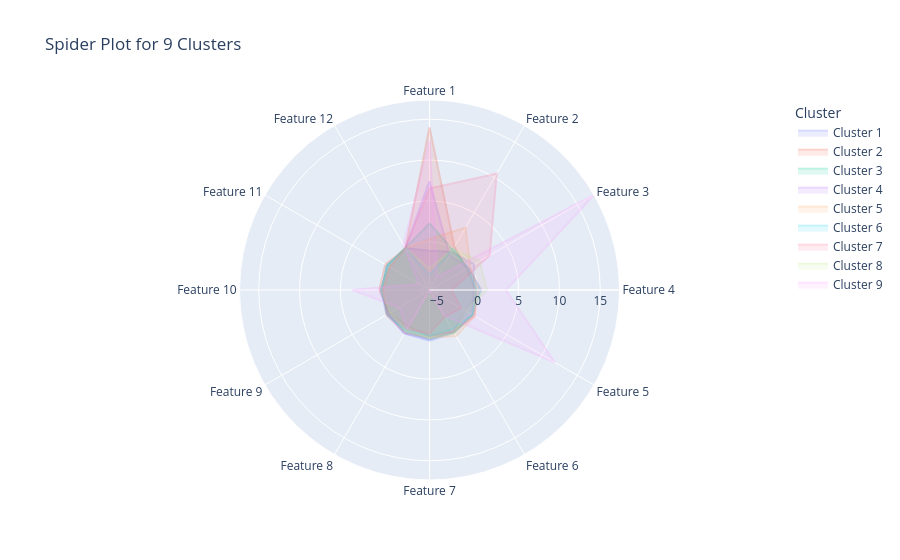

The code cell stored with this chart in its notebook:
### Code cell
def plot_centroid_spider_plotly(centroids, k):
    # Crear un DataFrame con los centroides
    num_features = centroids.shape[1]
    feature_labels = [f'Feature {i + 1}' for i in range(num_features)]
    
    # Preparar los datos para Plotly
    data = []
    for i in range(k):
        values = centroids[i].tolist() + [centroids[i][0]]  # Cerrar el círculo
        data.append(values)
    
    # Crear un DataFrame
    df = pd.DataFrame(data, columns=feature_labels + ['Feature 1'])
    df['Cluster'] = [f'Cluster {i + 1}' for i in range(k)]
    df = pd.melt(df, id_vars='Cluster', value_vars=feature_labels, var_name='Feature', value_name='Value')

    # Gráfico de araña (radar)
    fig = px.line_polar(df, r='Value', theta='Feature', color='Cluster', line_close=True,
                         title=f'Spider Plot for {k} Clusters')
    
    fig.update_traces(fill='toself', opacity=0.25)  # Rellenar el área
    fig.show()

kmeans = KMeans(n_clusters=9, random_state=42, max_iter=10000)
labels = kmeans.fit_predict(df_clustering_pca)

# Obtener los centroides
centroids = kmeans.cluster_centers_

# Graficar los centroides en un gráfico radial
plot_centroid_spider_plotly(centroids, 9)

### Figure 1 — Plotly figure (JSON) as saved in the notebook; plotly's stock layout.template omitted (floating-point values rounded to 4 significant figures)
{"data": [{"fill": "toself", "hovertemplate": "Cluster=Cluster 1<br>Value=%{r}<br>Feature=%{theta}<extra></extra>", "legendgroup": "Cluster 1", "line": {"color": "#636efa", "dash": "solid"}, "marker": {"symbol": "circle"}, "mode": "lines", "name": "Cluster 1", "opacity": 0.25, "r": [-1.1, -1.1, -0.5507, 0.3754, -0.5269, 0.144, 0.1262, 0.299, 0.2075, -0.005981, -0.01844, 0.08064, 0.002115, -1.1], "showlegend": true, "subplot": "polar", "theta": ["Feature 1", "Feature 1", "Feature 2", "Feature 3", "Feature 4", "Feature 5", "Feature 6", "Feature 7", "Feature 8", "Feature 9", "Feature 10", "Feature 11", "Feature 12", "Feature 1"], "type": "scatterpolar"}, {"fill": "toself", "hovertemplate": "Cluster=Cluster 2<br>Value=%{r}<br>Feature=%{theta}<extra></extra>", "legendgroup": "Cluster 2", "line": {"color": "#EF553B", "dash": "solid"}, "marker": {"symbol": "circle"}, "mode": "lines", "name": "Cluster 2", "opacity": 0.25, "r": [13.98, 13.98, 0.1864, -0.6365, -0.2678, 0.4478, -0.03364, -0.2686, -0.7259, -0.2304, 0.2278, 0.325, -0.02947, 13.98], "showlegend": true, "subplot": "polar", "theta": ["Feature 1", "Feature 1", "Feature 2", "Feature 3", "Feature 4", "Feature 5", "Feature 6", "Feature 7", "Feature 8", "Feature 9", "Feature 10", "Feature 11", "Feature 12", "Feature 1"], "type": "scatterpolar"}, {"fill": "toself", "hovertemplate": "Cluster=Cluster 3<br>Value=%{r}<br>Feature=%{theta}<extra></extra>", "legendgroup": "Cluster 3", "line": {"color": "#00cc96", "dash": "solid"}, "marker": {"symbol": "circle"}, "mode": "lines", "name": "Cluster 3", "opacity": 0.25, "r": [2.229, 2.229, -0.2491, -0.4844, 0.3803, 0.1449, 0.09322, 0.07366, 0.04768, -0.02813, -0.04569, 0.1002, 0.004597, 2.229], "showlegend": true, "subplot": "polar", "theta": ["Feature 1", "Feature 1", "Feature 2", "Feature 3", "Feature 4", "Feature 5", "Feature 6", "Feature 7", "Feature 8", "Feature 9", "Feature 10", "Feature 11", "Feature 12", "Feature 1"], "type": "scatterpolar"}, {"fill": "toself", "hovertemplate": "Cluster=Cluster 4<br>Value=%{r}<br>Feature=%{theta}<extra></extra>", "legendgroup": "Cluster 4", "line": {"color": "#ab63fa", "dash": "solid"}, "marker": {"symbol": "circle"}, "mode": "lines", "name": "Cluster 4", "opacity": 0.25, "r": [7.414, 7.414, -1.013, -0.429, 0.4151, -0.8475, -0.03642, 0.07251, 0.2063, 0.1313, 0.06836, -0.1111, -0.003271, 7.414], "showlegend": true, "subplot": "polar", "theta": ["Feature 1", "Feature 1", "Feature 2", "Feature 3", "Feature 4", "Feature 5", "Feature 6", "Feature 7", "Feature 8", "Feature 9", "Feature 10", "Feature 11", "Feature 12", "Feature 1"], "type": "scatterpolar"}, {"fill": "toself", "hovertemplate": "Cluster=Cluster 5<br>Value=%{r}<br>Feature=%{theta}<extra></extra>", "legendgroup": "Cluster 5", "line": {"color": "#FFA15A", "dash": "solid"}, "marker": {"symbol": "circle"}, "mode": "lines", "name": "Cluster 5", "opacity": 0.25, "r": [0.3219, 0.3219, 2.9, -0.1558, 0.01162, 0.4528, 0.609, -0.09288, 0.08126, 0.1917, -0.231, -0.2727, 0.002838, 0.3219], "showlegend": true, "subplot": "polar", "theta": ["Feature 1", "Feature 1", "Feature 2", "Feature 3", "Feature 4", "Feature 5", "Feature 6", "Feature 7", "Feature 8", "Feature 9", "Feature 10", "Feature 11", "Feature 12", "Feature 1"], "type": "scatterpolar"}, {"fill": "toself", "hovertemplate": "Cluster=Cluster 6<br>Value=%{r}<br>Feature=%{theta}<extra></extra>", "legendgroup": "Cluster 6", "line": {"color": "#19d3f3", "dash": "solid"}, "marker": {"symbol": "circle"}, "mode": "lines", "name": "Cluster 6", "opacity": 0.25, "r": [-4.099, -4.099, 0.004036, -0.6056, -0.1143, 0.1819, -0.3558, -0.2818, -0.1708, 0.131, 0.02774, -0.001198, -0.01333, -4.099], "showlegend": true, "subplot": "polar", "theta": ["Feature 1", "Feature 1", "Feature 2", "Feature 3", "Feature 4", "Feature 5", "Feature 6", "Feature 7", "Feature 8", "Feature 9", "Feature 10", "Feature 11", "Feature 12", "Feature 1"], "type": "scatterpolar"}, {"fill": "toself", "hovertemplate": "Cluster=Cluster 7<br>Value=%{r}<br>Feature=%{theta}<extra></extra>", "legendgroup": "Cluster 7", "line": {"color": "#FF6692", "dash": "solid"}, "marker": {"symbol": "circle"}, "mode": "lines", "name": "Cluster 7", "opacity": 0.25, "r": [6.512, 6.512, 10.53, 2.586, -3.217, -1.476, -2.139, -0.6141, -0.3962, 0.08404, -0.1973, -0.319, -0.009645, 6.512], "showlegend": true, "subplot": "polar", "theta": ["Feature 1", "Feature 1", "Feature 2", "Feature 3", "Feature 4", "Feature 5", "Feature 6", "Feature 7", "Feature 8", "Feature 9", "Feature 10", "Feature 11", "Feature 12", "Feature 1"], "type": "scatterpolar"}, {"fill": "toself", "hovertemplate": "Cluster=Cluster 8<br>Value=%{r}<br>Feature=%{theta}<extra></extra>", "legendgroup": "Cluster 8", "line": {"color": "#B6E880", "dash": "solid"}, "marker": {"symbol": "circle"}, "mode": "lines", "name": "Cluster 8", "opacity": 0.25, "r": [-3.269, -3.269, -0.1848, 1.173, 1.131, -0.8387, 0.1922, -0.07333, -0.2014, -0.3616, 0.03908, -0.1185, 0.0202, -3.269], "showlegend": true, "subplot": "polar", "theta": ["Feature 1", "Feature 1", "Feature 2", "Feature 3", "Feature 4", "Feature 5", "Feature 6", "Feature 7", "Feature 8", "Feature 9", "Feature 10", "Feature 11", "Feature 12", "Feature 1"], "type": "scatterpolar"}, {"fill": "toself", "hovertemplate": "Cluster=Cluster 9<br>Value=%{r}<br>Feature=%{theta}<extra></extra>", "legendgroup": "Cluster 9", "line": {"color": "#FF97FF", "dash": "solid"}, "marker": {"symbol": "circle"}, "mode": "lines", "name": "Cluster 9", "opacity": 0.25, "r": [12.31, 12.31, -4.085, 17.35, 3.439, 11.8, -2.321, -5.911, -0.5336, -1.622, 3.529, -4.427, 0.4648, 12.31], "showlegend": true, "subplot": "polar", "theta": ["Feature 1", "Feature 1", "Feature 2", "Feature 3", "Feature 4", "Feature 5", "Feature 6", "Feature 7", "Feature 8", "Feature 9", "Feature 10", "Feature 11", "Feature 12", "Feature 1"], "type": "scatterpolar"}], "layout": {"legend": {"title": {"text": "Cluster"}, "tracegroupgap": 0}, "polar": {"angularaxis": {"direction": "clockwise", "rotation": 90}, "domain": {"x": [0, 1], "y": [0, 1]}}, "title": {"text": "Spider Plot for 9 Clusters"}}}
